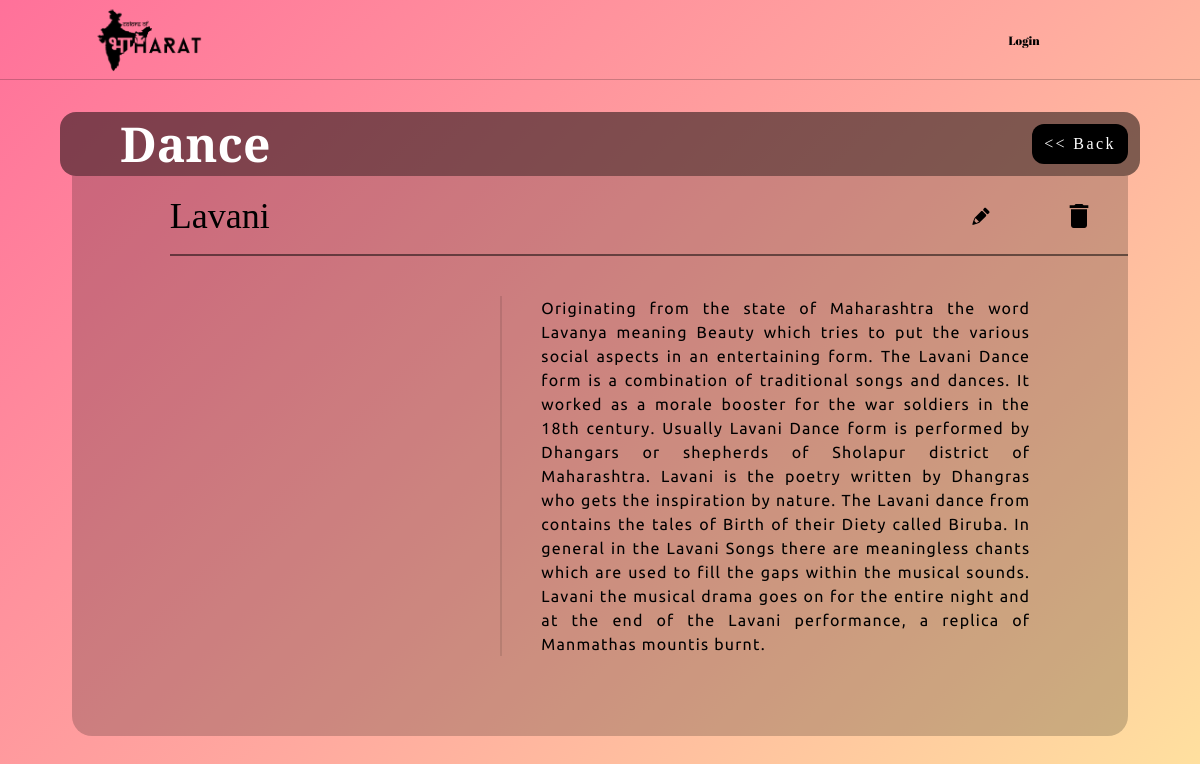
The app's page /catalog/1/items/6 with its own data.
### database_setup.py (models this page shows, shortened)
class Category(Base):
    __tablename__ = 'category'
    id = Column(Integer, primary_key=True)
    name = Column(String(250), nullable=False)
    picture = Column(String)
    description = Column(String)
    user_id = Column(Integer, ForeignKey('user.id'))
    user = relationship(User)

class Item(Base):
    __tablename__ = 'item'
    name = Column(String(80), nullable=False)
    id = Column(Integer, primary_key=True)
    description = Column(String(250))
    picture = Column(String)
    category_id = Column(Integer, ForeignKey('category.id'))
    category = relationship(Category)

### application.py (the view)
@app.route('/catalog/<int:category_id>/items/<int:item_id>')
def itemDescription(category_id, item_id):
    cat = session.query(Category).filter_by(id=category_id).one_or_none()
    ite = session.query(Item).filter_by(
        id=item_id, category_id=category_id).one_or_none()
    return render_template('item.html', cat=cat, ite=ite)

### templates/item.html (shortened to what this page needs)
<html>
<head>
    <link rel="stylesheet" href="{{url_for('static', filename='reset.css') }}">
    <link rel="stylesheet" type="text/css" href="{{url_for('static', filename='item.css') }}">
</head>
<body>
    <div class="topbar">
        <a href="/catalog">
            <div class="logo">
                <img src="{{url_for('static',filename='logo.png')}}" id='logopng'>
            </div>
        </a>
        <div class="LoginButton">
            {%if 'username' not in session %}
            <a class="usrname" href="{{url_for('start')}}">Login </a> {% else %}
            <a class="usrname" href=#>
                <img src="{{session['picture']}}">
                <p>{{(session['username'])}}</p>
            </a>
            <a class="logoutbutton" href="{{url_for('logout')}}">Logout </a> {% endif %}
        </div>
    </div>
    <div class='main'>
        <div class='flash'>
        </div>
        <div class='categoryblock' style="background: url('{{cat.picture}}'); object-fit: cover;background-color:rgba(0,0,0,0.5)">
            <p>{{cat.name}}</p>
            <a class='backbutton' href="{{url_for('showItems',category_id=cat.id)}}"><< Back</a>
        </div>
        <div class="itemblock">
                <p>{{ite.name}}</p>
                <a class='svgedit' href="{{url_for('editItem',category_id=ite.category_id,item_id=ite.id)}}"></a>
                <a class='svgdelete' href="{{url_for('deleteItem',category_id=ite.category_id,item_id=ite.id)}}">
                        <svg version="1.1" class="Capa_1"  x="0px" y="0px"
                         width="459px" height="459px" viewBox="0 0 459 459" >
                            <g id="delete">
                                <path id="pathsvgdelete" d="M76.5,408c0,28.05,22.95,51,51,51h204c28.05,0,51-22.95,51-51V102h-306V408z M408,25.5h-89.25L293.25,0h-127.5l-25.5,25.5
                                    H51v51h357V25.5z"/>
                            </g>
                        </svg>
                </a>
                <div class='bbor'></div><div class='mbor'></div>
                <div class="itemimage" style="background: url('{{ite.picture}}') ; background-size: cover;"></div>
                <h5>{{ite.description}}</h5>
        </div>
    </div>
</body>
</html>

### static/item.css (style rules this page uses)
body { background-image: linear-gradient(-225deg, #FFE29F 0%, #FFA99F 48%, #FF719A 100%); background-blend-mode: screen; background: -webkit-linear-gradient(-225deg, #FFE29F 0%, #FFA99F 48%, #FF719A 100%); background: -moz-linear-gradient(-225deg, #FFE29F 0%, #FFA99F 48%, #FF719A 100%); display: grid; grid-template-rows:10vh 90vh; box-sizing: border-box; }
.topbar { border-bottom: 0.2vh solid rgba(0,0,0,0.2); grid-row-start: 1; grid-row-end: 2; display: grid; grid-template-columns: repeat(20, 1fr); }
.logo { margin: 1vh 2vw 1vh 8vw; grid-column-start:1; grid-column-end: 7; }
.logo img { grid-row-start: 1; grid-row-end:2; height: 8vh; }
.LoginButton { grid-column-start: 16; grid-column-end: 22; align-content: center; display: grid; grid-template-columns: 10fr 6fr; }
.LoginButton a { text-decoration: none; align-self: center; text-align: center; }
.usrname { grid-column-start: 1; grid-column-end: 2; font-family:'Abril Fatface'; font-size:1vw; color:black; display: flex; -webkit-flex-flow: row; justify-content: space-around; }
.main { display: grid; grid-template-rows: 4vh 8vh 70vh 8vh; grid-template-columns: 1fr 90vw 1fr; }
.flash { grid-row: 1/2; grid-column: 1/4; height:8vh; }
.categoryblock { grid-row: 2/3; grid-column: 2/3; border-radius: 2vh; box-shadow: 5px; display: grid; grid-template-columns: 8fr 1fr; grid-template-rows: 1fr; }
.itemblock { grid-row: 3/4; grid-column: 2/3; margin-left: 1vw; margin-right:1vw; background-color: rgba(0,0,0,0.2); border-radius: 0px 0px 20px 20px; display: grid; grid-template-rows: 2fr 1fr 7fr 1fr 1fr; grid-template-columns: 1fr 3fr 0.4fr 0.4fr 4fr 1fr 1fr ; }
.categoryblock p { grid-row:1/2; grid-column: 1/2; font-size: 6vh; line-height: 8vh; padding-left:5vw; color:white; font-family:'Playfair Display'; font-weight: 900; text-transform: capitalize; }
.categoryblock a { grid-row: 1/2; grid-column: 2/3; font-family: "Philosopher"; letter-spacing: 0.2vw; line-height: 5vh; margin:1vh 1vw; align-self: center; text-align: center; color: white; background-color: black; border-radius: 12px; text-decoration: none; }
.itemblock p { font-family: 'Playfair Display'; font-size: 3vw; align-self: center; text-align: left; grid-row:1/2; grid-column:2/6; }
svg { align-self: center; height:3vh; width:2vw; }
.svgedit { grid-row: 1/2; grid-column:6/7 ; margin: auto; }
.svgdelete { grid-row: 1/2; grid-column:7/8; display: block; margin: auto; }
.bbor { grid-row:1/2; grid-column:2/8 ; border-bottom:0.2vw solid rgba(0,0,0,0.5); }
.mbor { grid-row:3/4; grid-column:3/4 ; border-right:0.2vw solid rgba(0,0,0,0.1); }
.itemimage { grid-row:3/4; grid-column: 2/3; }
.itemblock h5 { line-height: 3vh; align-self:center; font-family: 'Ubuntu'; font-weight:400; letter-spacing: 0.1vw; text-align: justify; grid-row:3/4; grid-column:5/7; }
.Capa_1 { margin:2vh 2vw; width:2vw; height:2vw; }

### records on screen
Category: name "Dance"
Item: name "Lavani", description "Originating from the state of Maharashtra the word Lavanya meaning Beauty which tries to put the various social aspects in an entertaining form. The Lavani Dance form is a combination of traditional songs and dances. It worked as a morale booster for the war soldiers in the 18th century. Usually Lavani Dance form is performed by Dhangars or shepherds of Sholapur district of Maharashtra. Lavani is the poetry written by Dhangras who gets the inspiration by nature. The Lavani dance from contains the tales of Birth of their Diety called Biruba. In general in the Lavani Songs there are meaningless chants which are used to fill the gaps within the musical sounds. Lavani the musical drama goes on…"
